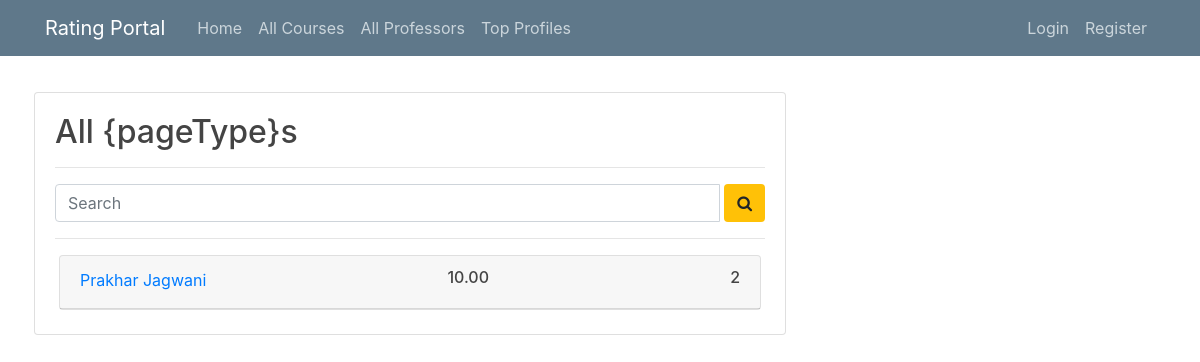
Before: /professor/ with the older database file.
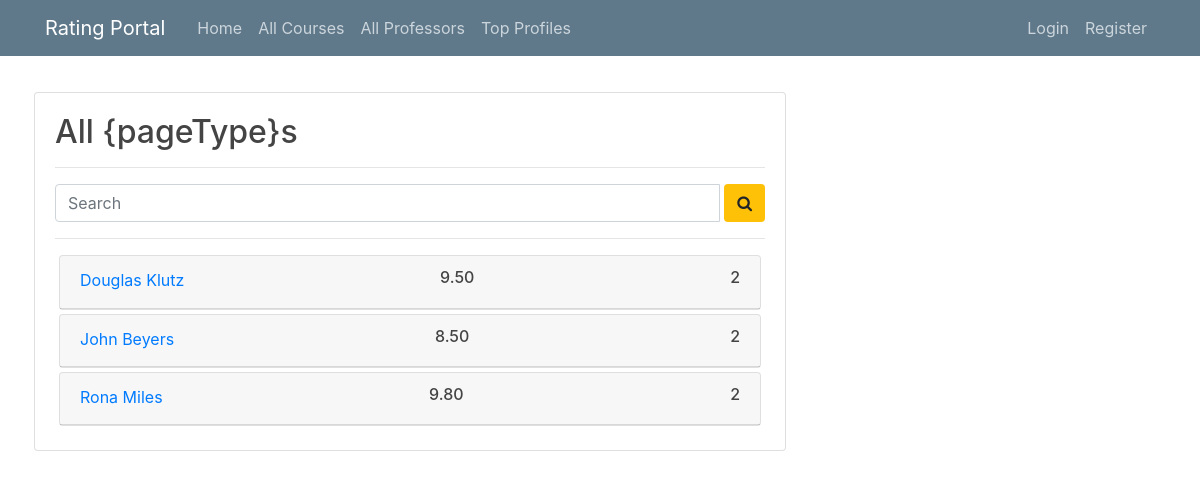
After: the same page with the newer database file.
### courses/models.py (models this page shows)
class Course(models.Model):
    TYPE_OF_PAGE=[('c','Course'),('p','Professor')]
    courseName = models.CharField(max_length=120)
    rating = models.DecimalField(decimal_places=2,max_digits=4,default=-1)
    noOfReviews = models.IntegerField(default=0)
    courseDescription = models.TextField(default='')
    pageType = models.CharField(
        max_length=1,
        choices=TYPE_OF_PAGE,
        default='c',
        )
    class Meta:
        ordering = ['courseName']

### courses/views.py (the view)
# urls.py: path("professor/", courseViews.courseListView, name="professorList",kwargs={'pageType':'professor'}),
def courseListView(request,pageType):
    recheckAllRatings()
    context={}
    allPages=getAllOf(pageType)
    context['list'] = allPages
    context['pageType'] = pageType.capitalize()
    if request.method=='GET':
        query=request.GET.get('q')
        if query:
            context['list'] = getCourseFromQuery(str(query),pageType)
    return render(request, "courses/courseList.html", context)

### courses/views.py (called while the page is built)
def recheckAllRatings():
    courseList = Course.objects.all()
    reviews = getAllOf("review")
    results = {}
    for review in reviews:
        try:
            results[review.courseName][0] += review.score
            results[review.courseName][1] += 1
        except:
            results[review.courseName] = [review.score, 1]
    for course in courseList:
        try:
            result = results[course.courseName]
        except:
            course.rating = -1
            course.noOfReviews = 0
            course.save()
            continue
        course.rating = round(result[0] / result[1], 2)
        course.noOfReviews = result[1]
        course.save()

def getAllOf(name):
    if name == "review":
        return Review.objects.all()
    elif name == "course":
        return list(Course.objects.filter(pageType='c').distinct())
    elif name == "professor":
        return list(Course.objects.filter(pageType='p').distinct())

### courses/templates/courses/courseList.html (shortened to what this page needs)
{% extends "users/base.html" %}
{% block content %}
  <div class="card-body">
      <h2>All {pageType}s</h2>
      <hr>
      <form method="GET" class="navbar-form" role="search">
        <div class="input-group add-on">
          <input class="form-control" placeholder="Search" name="q" id="id_q" type="text">
          <div class="input-group-btn ml-1">
            <button class="btn btn-default bg-warning" type="submit"><i class="fa fa-search"></i></button>
          </div>
        </div>
      </form>
      <hr>
      {% for course in list %}
        <div class="card m-1">
            <div class="card-header">
                <div class="d-flex justify-content-between">
                    <a class = "card-link" href="{{course.id}}">
                        {{course.courseName}}
                    </a>
                    <h6>
                        {% if course.rating != -1 %}
                        {{course.rating}}
                        {%else%}
                        Unrated
                        {% endif %}
                    </h6>
                    <h6>
                        {{course.noOfReviews}}
                    </h6>
                </div>
            </div>
        </div>
      {% endfor %}
  </div>
{% endblock content %}

Changed rows visible on the page:
no longer on this page (row edited): Course: courseName "Prakhar Jagwani", rating "10.00", noOfReviews "2"
added Course: courseName "Douglas Klutz", rating "9.50", noOfReviews "2"
added Course: courseName "John Beyers", rating "8.50", noOfReviews "2"
added Course: courseName "Rona Miles", rating "9.80", noOfReviews "2"
